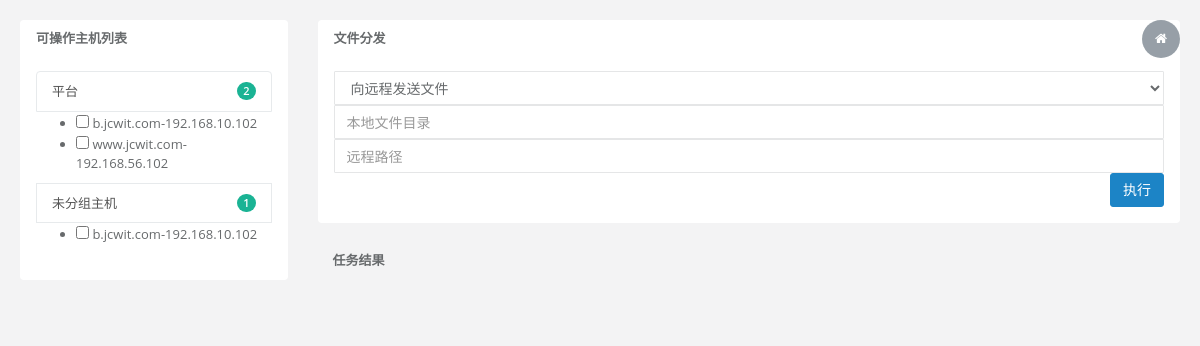
Screenshot of /task/host_mgr/file_transfer/ (signed in) with the database file from the repository.
### asset/models.py (models this page shows, shortened)
class HostGroup(models.Model):
    name = models.CharField(max_length=32,unique=True,verbose_name=u'组名')
    servers = models.ManyToManyField('Assets')
    ctime = models.DateTimeField(auto_now_add=True)
    utime = models.DateTimeField(auto_now=True)
    class Meta:
        db_table = 'hostgroups'
        verbose_name = u'主机组'
        verbose_name_plural = u'主机组'
        permissions = (
            ("can_add_hostgroup", ("可以添加主机组")),
            ("can_change_hostgroup", ("可以修改主机组信息")),
            ("can_delete_hostrgroup", ("可以删除主机组")),
            ("can_view_hostgroup", ("可以查看主机组")),
        )

class Assets(models.Model):
    hostname = models.CharField(max_length=32,unique=True,verbose_name=u'主机名',)
    wip = models.GenericIPAddressField(unique=True,verbose_name=u'外网IP')
    lip = models.GenericIPAddressField(unique=True,verbose_name=u'内网IP')
    system_type = models.CharField(max_length=64,blank=True,null=True,verbose_name=u'系统类型')
    ssh_port = models.IntegerField(default=22,verbose_name='ssh端口')
    cpu = models.CharField(max_length=64,blank=True,null=True,verbose_name=u'CPU')
    memory = models.CharField(max_length=64,blank=True,null=True,verbose_name=u'内存')
    disk = models.CharField(max_length=64,blank=True,null=True,verbose_name=u'硬盘')
    instance_id = models.CharField(max_length=64,null=True,blank=True,verbose_name=u'实例ID')
    buy_time = models.DateTimeField(verbose_name='购买时间', null=True, blank=True)
    expire_time = models.DateTimeField(verbose_name='到期时间', null=True, blank=True)
    online_choices = (
        (0,'上线'),
        (1,'下线'),
    )
    user = models.ForeignKey('HostUsers',verbose_name=u'系统用户')
    online_status = models.SmallIntegerField(choices=online_choices,verbose_name=u'状态')
    serverid = models.IntegerField(blank=True, null=True,verbose_name=u'ServerID')
    gameid = models.IntegerField(blank=True, null=True,verbose_name=u'GameID')
    ctime = models.DateTimeField(auto_now_add=True,verbose_name=u'创建时间')
    utime= models.DateTimeField(auto_now=True,verbose_name=u'修改时间')
    memo = models.CharField(max_length=256,blank=True,null=True,verbose_name=u'备注')
    class Meta:
        db_table = 'assets'
        verbose_name_plural = u'资产'
        verbose_name = u'资产'
        permissions = {
            ("can_add_asset", ("可以添加资产")),
            ("can_change_asset", ("可以修改资产")),
            ("can_delete_asset", ("可以删除资产")),
            ("can_connect_asset", ("可以连接终端")),
            ("can_kill_asset", ("可以关闭终端")),
            ("can_monitor_asset", ("可以监控终端")),
            ("can_view_asset", ("可以查看资产")),
        }

### index/models.py (models this page shows, shortened)
class UserProfile(auth.AbstractBaseUser,auth.PermissionsMixin):
    email = models.EmailField(
            verbose_name='email address',
            max_length=255,
            unique=True,
    )
    is_active = models.BooleanField(default=True)
    objects = auth.UserManager()
    name = models.CharField(max_length=32)
    host_groups = models.ManyToManyField(HostGroup, verbose_name='授权主机组', blank=True)
    bind_hosts = models.ManyToManyField(Assets, verbose_name='授权主机', blank=True)
    memo = models.TextField('备注', blank=True, null=True, default=None)
    date_joined = models.DateTimeField(blank=True, null=True, auto_now_add=True)
    valid_begin_time = models.DateTimeField(default=django.utils.timezone.now, help_text="yyyy-mm-dd HH:MM:SS")
    valid_end_time = models.DateTimeField(blank=True, null=True, help_text="yyyy-mm-dd HH:MM:SS")
    USERNAME_FIELD = 'email'
    REQUIRED_FIELDS = ['name']
    class Meta:
        db_table = 'userprofile'
        verbose_name = '用户信息'
        verbose_name_plural = u"用户信息"

### tasks/views.py (the view)
@login_required()
def  file_transfer(request):
    return  render(request,'ansible/file_transfer.html')

### templates/ansible/file_transfer.html (shortened to what this page needs)
<!DOCTYPE html>
<html>
<head>
    <link href="/static/css/bootstrap.min.css?v=3.3.6" rel="stylesheet">
    <link href="/static/css/font-awesome.css?v=4.4.0" rel="stylesheet">
    <link href="/static/css/animate.css" rel="stylesheet">
    <link href="/static/css/style.css?v=4.1.0" rel="stylesheet">
</head>
<body class="gray-bg">
    <div class="wrapper wrapper-content">
        <div class="row animated fadeInRight">
            {%  include 'ansible/host_list.html' %}
            <div class="col-sm-9">
            <div class="panel ">
                <div class="panel-heading">
                    <h3 class="panel-title">文件分发</h3>
                </div>
                <div class="panel-body">
                    <select onchange="CheckFileTransferType(this)" class="form-control" id="file_transfer_type">
                        <option value="send">向远程发送文件</option>
                    </select>
                    <input type="text" id='local_file_path'  class="form-control" placeholder="本地文件目录">
                    <input type="text" id='remote_file_path' class="form-control" placeholder="远程路径">
                     <input type="button"  id="task_submit_btn" onclick="PostTask(this,'file_transfer')" class="btn btn-success pull-right" value="执行">
                </div>
            </div>
            {% include 'ansible/task_result.html' %}
        </div>
        </div>
    </div>
</body>
</html>

### templates/ansible/host_list.html
<div class="col-sm-3">
    <div class="panel">
        <div class="panel-heading">
            <h3 class="panel-title">可操作主机列表</h3>
        </div>
    <div class="panel-body">
        <div class=" list-group">
            {%  for g in request.user.host_groups.all%}
            <a class="list-group-item" onclick="ItemToggle(this)" href="#"> {{ g.name }}
                <span class="badge badge-primary">{{ g.servers.count}}</span></a>
                <ul>
                {%  for host in g.servers.all %}
                <li> <input type="checkbox" tag="host-select" value="{{ host.id }}" name="id">
                    {{ host.hostname }}-{{ host.wip }}
                </li>
                    {% endfor %}
                </ul>
            {%  endfor %}
        <a  class="list-group-item" onclick="ItemToggle(this)" href="#" >未分组主机
            <span class="badge badge-primary">{{ request.user.bind_hosts.select_related.count}}</span>
        </a>
        <ul>
            {%  for host in request.user.bind_hosts.select_related %}
            <li><input type="checkbox" tag="host-select" value="{{ host.id }}" name="id">
            {{ host.hostname }}-{{ host.wip }}
            </li>
            {%  endfor %}
        </ul>
        </div>
    </div>
        </div>
    </div>

### rows the page displays
HostGroup: name "平台", servers.count "2"
Assets: hostname "b.jcwit.com", wip "192.168.10.102"
Assets: hostname "www.jcwit.com", wip "192.168.56.102"
UserProfile: user.bind_hosts.select_related.count "1"
